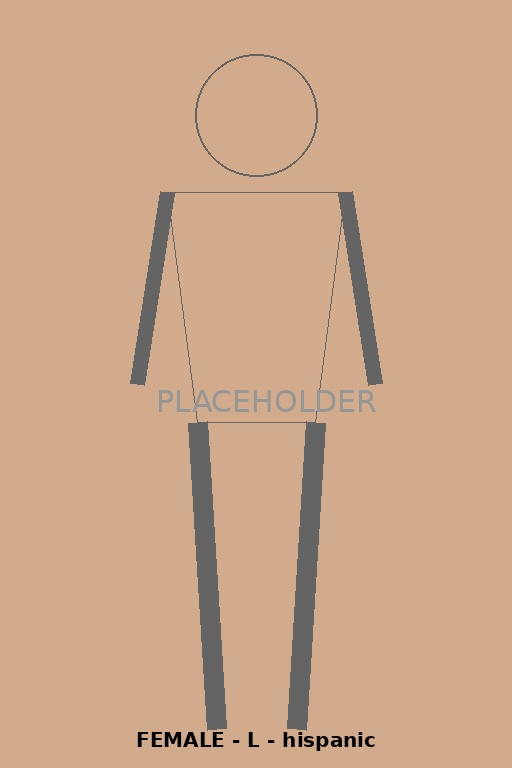
#> input picture models/real_humans/female/L/front_001.jpg, 512 x 768 px
$ python -i warping.py   (imports and definitions only)
#> lines starting #> are read from the running program, lines starting #| are printed output that depends on the picture
"""
Image warping module for clothing deformation and transformation.
Implements thin-plate spline warping and perspective transformation.
"""
import logging
from typing import List, Tuple, Optional
import numpy as np
import cv2

logger = logging.getLogger(__name__)


class ImageWarper:
    """
    Handles image warping operations for clothing fitting.
    """

    # [145 lines left out: functions thin_plate_spline_warp, affine_warp, perspective_transform, resize_to_fit, not called in this run]

    @staticmethod
    def extract_clothing_mask(clothing_image: np.ndarray,
                            threshold: int = 240) -> np.ndarray:
        """
        Extract clothing from background supporting both RGB and RGBA.

        Args:
            clothing_image: Input clothing image (RGB or RGBA)
            threshold: Threshold for background detection

        Returns:
            Binary mask (1 channel, 0-255)
        """
        try:
            # Check if image has alpha channel
            if clothing_image.shape[2] == 4:
                # Use alpha channel as mask
                alpha = clothing_image[:, :, 3]
                # Threshold alpha to create binary mask
                _, mask = cv2.threshold(alpha, 10, 255, cv2.THRESH_BINARY)
                return mask

            # For RGB images, detect by brightness (assume white background)
            # Convert to grayscale
            gray = cv2.cvtColor(clothing_image, cv2.COLOR_RGB2GRAY)

            # Invert (assuming light background)
            _, mask = cv2.threshold(gray, threshold, 255, cv2.THRESH_BINARY_INV)

            # Morphological operations to clean up mask
            kernel = np.ones((5, 5), np.uint8)
            mask = cv2.morphologyEx(mask, cv2.MORPH_CLOSE, kernel)
            mask = cv2.morphologyEx(mask, cv2.MORPH_OPEN, kernel)

            return mask

        except Exception as e:
            logger.error(f"Mask extraction failed: {e}")
            # Return full mask if extraction fails
            return np.ones(clothing_image.shape[:2], dtype=np.uint8) * 255

    # [30 lines left out: function warp_clothing_to_body, not called in this run]


class BlendingUtility:
    """
    Utilities for blending clothing onto model images.
    """

    # [96 lines left out: functions alpha_blend, poisson_blend, feather_edges, not called in this run]

>>> import cv2
>>> picture = cv2.cvtColor(cv2.imread('../models/real_humans/female/L/front_001.jpg'), cv2.COLOR_BGR2RGB)
>>> result = ImageWarper().extract_clothing_mask(picture)
#> in extract_clothing_mask, `gray = cv2.cvtColor(clothing_image, cv2.COLOR_RGB2GRAY)`:
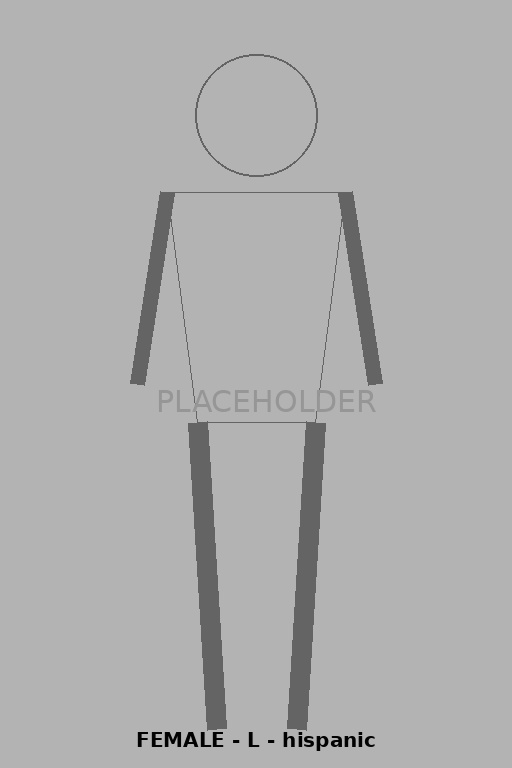
#> gray: shape (768, 512); min 0, max 188, mean 174.4
#> in extract_clothing_mask, `_, mask = cv2.threshold(gray, threshold, 255, cv2.THRESH_BINARY_INV)`: mask: shape (768, 512); every value is 255
